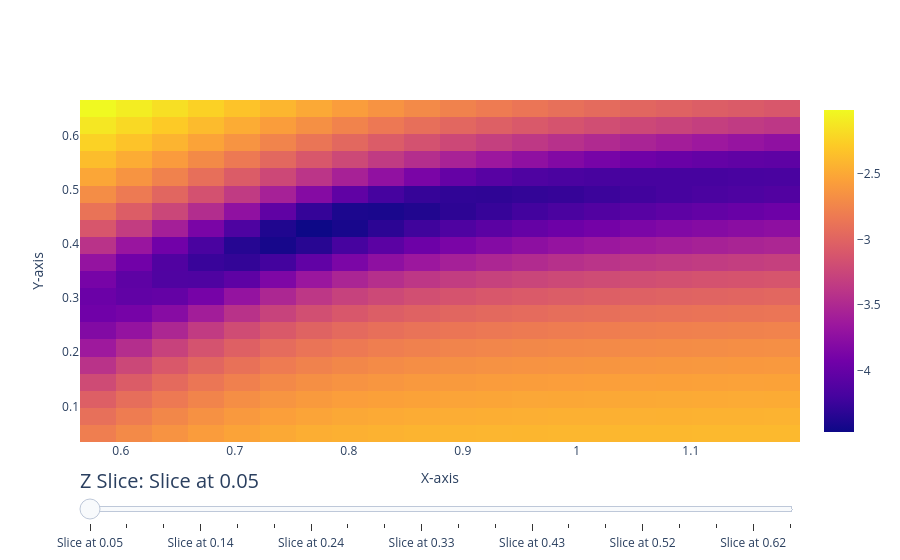

The notebook cell saved with this chart:
### Code cell
import numpy as np
import plotly.graph_objects as go

x, y, z = np.transpose(coords)
values = np.log(planes)

sweep_idx = 1 # 0, 1, or 2
z_values = sweep_ranges[sweep_idx]
z_min, z_max = np.min(z_values), np.max(z_values)
frames = []
steps = []

for i, z_value in enumerate(z_values):
    visible_points = np.isclose(np.transpose(coords)[sweep_idx], z_value)
    frames.append(go.Frame(
        data=[go.Heatmap(
            x=x[visible_points],
            y=y[visible_points],
            z=values[visible_points],
        )],
        name=f"slice_{z_value:.2f}"
    ))
    step = {
        'args': [
            [z_value],
            {'frame': {'duration': 300, 'redraw': True}},
        ],
        'label': f'Slice at {z_value:.2f}',
        'method': 'relayout',
    }
    steps.append(step)

fig = go.Figure(
    data=[go.Heatmap(
        x=x,
        y=y,
        z=values,
    )],
    frames=frames
)

fig.update_layout(
    sliders=[{
        'currentvalue': {
            'font': {'size': 20},
            'prefix': 'Z Slice: ',
            'visible': True,
        },
        'steps': steps
    }],
    xaxis_title="X-axis",
    yaxis_title="Y-axis"
)

fig.show()

### Figure 1 — Plotly figure (JSON) as saved in the notebook; plotly's stock layout.template omitted (floating-point values rounded to 4 significant figures; data arrays with more than 128 entries replaced by an {"elided": "..."} marker saying what was removed)
{"data": [{"type": "heatmap", "x": {"elided": "8000 float values"}, "y": {"elided": "8000 float values"}, "z": {"elided": "8000 float values"}}], "layout": {"sliders": [{"currentvalue": {"font": {"size": 20}, "prefix": "Z Slice: ", "visible": true}, "steps": [{"args": [[0.05], {"frame": {"duration": 300, "redraw": true}}], "label": "Slice at 0.05", "method": "relayout"}, {"args": [[0.08158], {"frame": {"duration": 300, "redraw": true}}], "label": "Slice at 0.08", "method": "relayout"}, {"args": [[0.1132], {"frame": {"duration": 300, "redraw": true}}], "label": "Slice at 0.11", "method": "relayout"}, {"args": [[0.1447], {"frame": {"duration": 300, "redraw": true}}], "label": "Slice at 0.14", "method": "relayout"}, {"args": [[0.1763], {"frame": {"duration": 300, "redraw": true}}], "label": "Slice at 0.18", "method": "relayout"}, {"args": [[0.2079], {"frame": {"duration": 300, "redraw": true}}], "label": "Slice at 0.21", "method": "relayout"}, {"args": [[0.2395], {"frame": {"duration": 300, "redraw": true}}], "label": "Slice at 0.24", "method": "relayout"}, {"args": [[0.2711], {"frame": {"duration": 300, "redraw": true}}], "label": "Slice at 0.27", "method": "relayout"}, {"args": [[0.3026], {"frame": {"duration": 300, "redraw": true}}], "label": "Slice at 0.30", "method": "relayout"}, {"args": [[0.3342], {"frame": {"duration": 300, "redraw": true}}], "label": "Slice at 0.33", "method": "relayout"}, {"args": [[0.3658], {"frame": {"duration": 300, "redraw": true}}], "label": "Slice at 0.37", "method": "relayout"}, {"args": [[0.3974], {"frame": {"duration": 300, "redraw": true}}], "label": "Slice at 0.40", "method": "relayout"}, {"args": [[0.4289], {"frame": {"duration": 300, "redraw": true}}], "label": "Slice at 0.43", "method": "relayout"}, {"args": [[0.4605], {"frame": {"duration": 300, "redraw": true}}], "label": "Slice at 0.46", "method": "relayout"}, {"args": [[0.4921], {"frame": {"duration": 300, "redraw": true}}], "label": "Slice at 0.49", "method": "relayout"}, {"args": [[0.5237], {"frame": {"duration": 300, "redraw": true}}], "label": "Slice at 0.52", "method": "relayout"}, {"args": [[0.5553], {"frame": {"duration": 300, "redraw": true}}], "label": "Slice at 0.56", "method": "relayout"}, {"args": [[0.5868], {"frame": {"duration": 300, "redraw": true}}], "label": "Slice at 0.59", "method": "relayout"}, {"args": [[0.6184], {"frame": {"duration": 300, "redraw": true}}], "label": "Slice at 0.62", "method": "relayout"}, {"args": [[0.65], {"frame": {"duration": 300, "redraw": true}}], "label": "Slice at 0.65", "method": "relayout"}]}], "xaxis": {"title": {"text": "X-axis"}}, "yaxis": {"title": {"text": "Y-axis"}}}}
